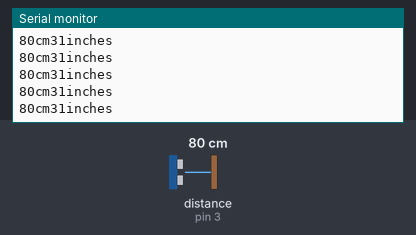
Bench run of a sketch on a simulated Arduino Uno, built with avr-gcc and run on an emulated ATmega328P. On the bench: the last lines printed to the serial monitor. Wiring (inferred from the names in the program): ultrasonic range finder: trigger pin 2; echo pin 3. The test bench sets the inputs (shaded band); at power-on: distance to the obstacle (sensor on pin 3) 80 cm. The echo pulse lasts 58.3 µs per cm.

Above: at 1.2 s.
1.3 s: distance to the obstacle (sensor on pin 3) set to 2 cm
At 2.2 s:
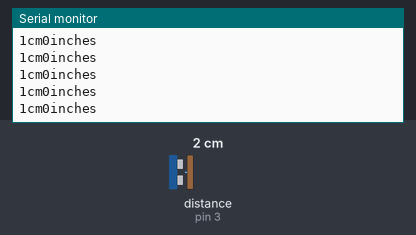
4.3 s: distance to the obstacle (sensor on pin 3) set to 18 cm
At 5.4 s:
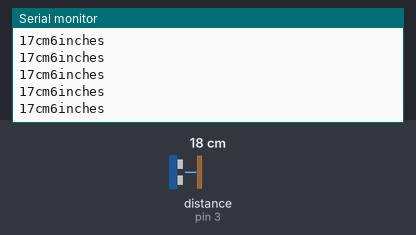
7.3 s: distance to the obstacle (sensor on pin 3) set to 35 cm
At 8.0 s:
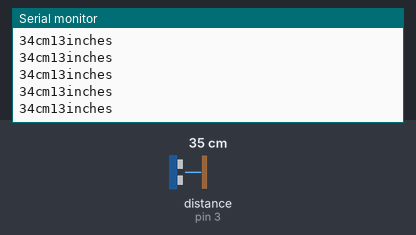
10.3 s: distance to the obstacle (sensor on pin 3) set to 4 cm
At 11.0 s:
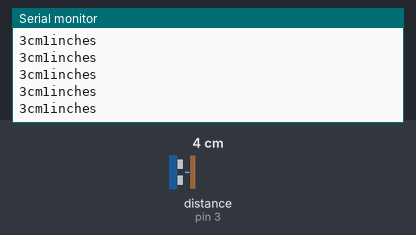
13.3 s: distance to the obstacle (sensor on pin 3) set to 60 cm
At 14.4 s:
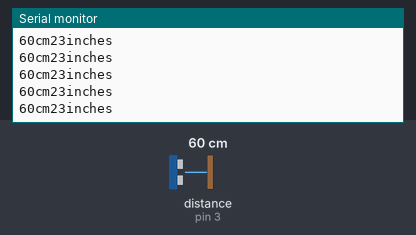
16.3 s: distance to the obstacle (sensor on pin 3) set to 120 cm
At 17.1 s:
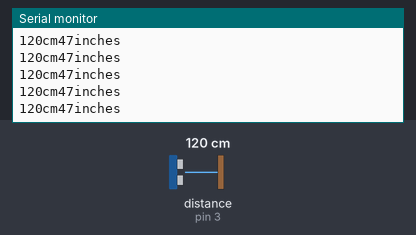
Timing chart, 0 to 19.3 s (numbered marks = the images above; inputs shaded):
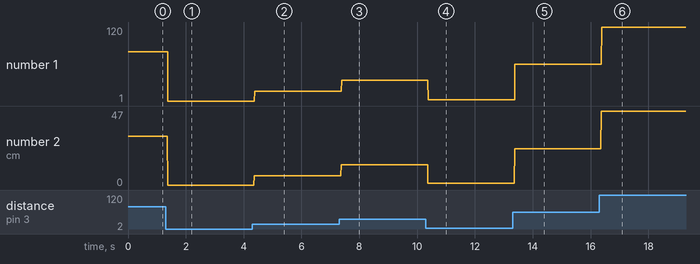

Measured:
- after the input at 1.3 s, the serial monitor: prints a new line after 0.07 s (image 1)
- after the input at 4.3 s, the serial monitor: prints a new line after 0.07 s (image 2)
- after the input at 7.3 s, the serial monitor: prints a new line after 0.07 s (image 3)
- after the input at 10.3 s, the serial monitor: prints a new line after 0.07 s (image 4)
- after the input at 13.3 s, the serial monitor: prints a new line after 0.07 s (image 5)
- after the input at 16.3 s, the serial monitor: prints a new line after 0.07 s (image 6)
- plotted number 1: 80 → 1 after the input at 1.3 s, 1 → 17 after the input at 4.3 s, 17 → 34 after the input at 7.3 s, 34 → 3 after the input at 10.3 s, 3 → 60 after the input at 13.3 s
- plotted number 2: 31 → 0 after the input at 1.3 s, 0 → 6 after the input at 4.3 s, 6 → 13 after the input at 7.3 s, 13 → 1 after the input at 10.3 s, 1 → 23 after the input at 13.3 s

The sketch:

ultrasonic.ino
```cpp
const int pingPin = 2;
const int echoPin = 3;

void setup() {
  // put your setup code here, to run once:
  Serial.begin(9600);
  pinMode(pingPin, OUTPUT);
  pinMode(echoPin, INPUT);

}

void loop() {
  // put your main code here, to run repeatedly:
  long duration, inches, cm;
  digitalWrite(pingPin,LOW);
  delayMicroseconds(2);
  digitalWrite(pingPin,HIGH);
  delayMicroseconds(10);
  digitalWrite(pingPin,LOW);
  duration = pulseIn(echoPin,HIGH);
  inches =microsecondsToInches (duration);
  cm =microsecondsToCm (duration);
  Serial.print(inches);
  Serial.print("inches");
  Serial.print("\n");
  Serial.print(cm);
  Serial.print("cm");

}
long microsecondsToInches(long duration){
  return (duration/74/2);
}
long microsecondsToCm(long duration){
  return (duration/29/2);
}
```
